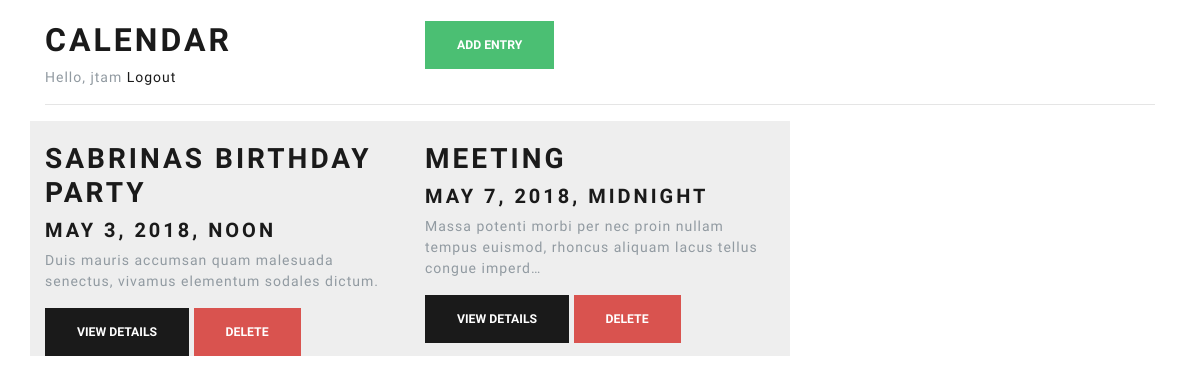
The page /calendar (signed in) on the database as committed earlier.
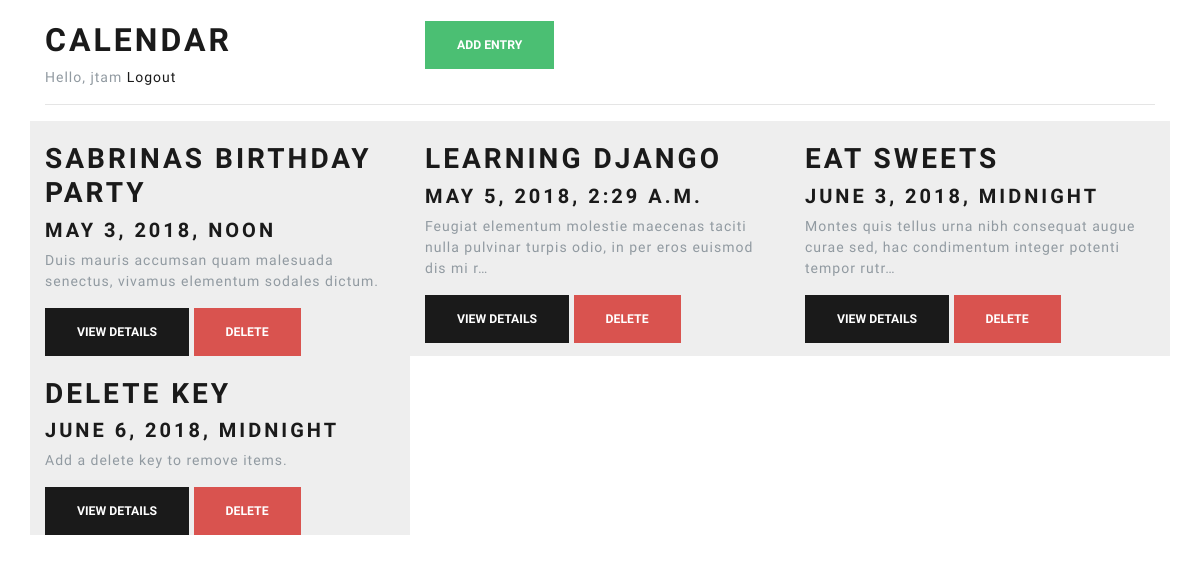
The same page on the database as committed later.
### myapp/models.py (models this page shows, shortened)
class Entry(models.Model):
    name = models.CharField(max_length=100)
    author = models.ForeignKey(User, on_delete=models.CASCADE)
    date = models.DateTimeField()
    description = models.TextField()
    created = models.DateTimeField(auto_now_add=True)

### myapp/views.py (the view)
# urls.py: path('calendar', views.calendar, name='calendar'),
@login_required
def calendar(request):
    entries = Entry.objects.filter(author=request.user)
    return render(request, 'myapp/calendar.html', {'entries': entries})

### myapp/templates/myapp/calendar.html
{% extends 'myapp/base.html' %}
{% block content %}
    <div class="container">
        <br>
        <div class="row">
            <div class="col-lg-4">
                <h1>Calendar</h1>
                {% if request.user.is_authenticated %}
                    <span>
                        Hello, {{ request.user.username }}
                    </span>
                    <a href="/logout">Logout</a>
                {% endif %}
            </div>
            <div class="col-lg-8">
                <button onclick="window.location='{% url 'add' %}'" type="button" class="btn btn-success">Add Entry</button>
            </div>
        </div>
        <hr>
        <div class="row">
            {% for entry in entries %}
                {% include 'myapp/_calendar_entry.html' %}
            {% endfor %}
        </div>
    </div>
{% endblock %}

### myapp/templates/myapp/base.html (shortened to what this page needs)
<!DOCTYPE html>
<html lang="en">
<head>
    {% load static %}
    <link rel="stylesheet" href="{% static 'myapp/css/bootstrap.min.css' %}">
    <link rel="stylesheet" href="{% static 'myapp/css/style.css' %}">
</head>
<body>
    {% block content %}
    {% endblock %}
</body>
</html>

### myapp/templates/myapp/_calendar_entry.html
<div class="calendar_entry col-lg-4">
    <br>
    <h2>{{ entry.name }}</h2>
    <h4>{{ entry.date }}</h4>
    <p>
        {{ entry.description | truncatechars:100 }}
    </p>
    <button onclick="window.location='{% url 'details' pk=entry.id %}'" class="btn btn-primary">view details</button>
    <button data-id="{{ entry.id }}" onclick="deleteCalendarEntry(this)" class="btn btn-danger">delete</button>
</div>

### myapp/static/myapp/css/style.css (style rules this page uses)
.calendar_entry { background-color: #eee; }
body, html { width: 100%; display: grid; }

Rows that differ between the two databases and show on the page:
removed Entry: name "MEETING", date "MAY 7, 2018, MIDNIGHT", description "Massa potenti morbi per nec proin nullam tempus euismod, rhoncus aliquam lacus tellus congue imperd…"
added Entry: name "LEARNING DJANGO", date "MAY 5, 2018, 2:29 A.M.", description "Feugiat elementum molestie maecenas taciti nulla pulvinar turpis odio, in per eros euismod dis mi r…"
added Entry: name "EAT SWEETS", date "JUNE 3, 2018, MIDNIGHT", description "Montes quis tellus urna nibh consequat augue curae sed, hac condimentum integer potenti tempor rutr…"
added Entry: name "DELETE KEY", date "JUNE 6, 2018, MIDNIGHT", description "Add a delete key to remove items."
